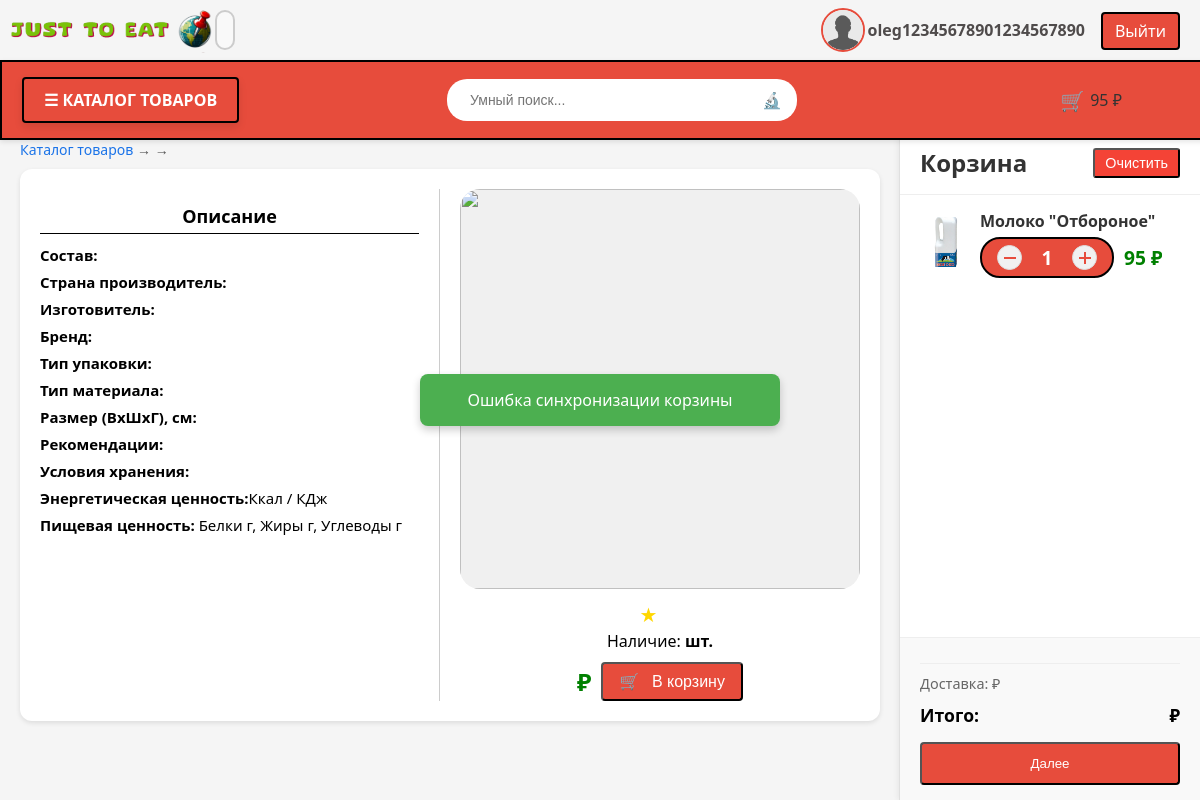
Screenshot of /products/products-list/ (signed in) with the database file from the repository.
### users/models.py (models this page shows)
class User(AbstractUser):
    image = models.ImageField(upload_to="users_images", blank=True)
    phone = models.CharField(max_length=12, default="+7", blank=True)

### products/models.py (models this page shows, shortened)
class Basket(models.Model):
    user = models.ForeignKey(User, on_delete=models.PROTECT)
    product = models.ForeignKey(Product, on_delete=models.PROTECT)
    quantity = models.PositiveIntegerField(default=1)
    created_timestamp = models.DateTimeField(auto_now_add=True)
    class Meta:
        unique_together = ('user', 'product')
    @property
    def sum(self):
        return int(self.product.price * self.quantity)

class Product(models.Model):
    name = models.CharField(max_length=256, verbose_name=('Имя'))
    image = models.ImageField(upload_to="product_media", verbose_name=('Фото продукции'))
    short_description = models.TextField(max_length=64, blank=True, verbose_name=('Краткое описание'))
    description = models.TextField(max_length=64, blank=True, verbose_name=('Описание'))
    price = models.DecimalField(max_digits=8, decimal_places=2, verbose_name=('Цена'))
    quantity = models.PositiveIntegerField(default=0, verbose_name=('Количество'))
    category = models.ForeignKey(ProductCategory, on_delete=models.PROTECT, related_name='products', verbose_name=('Категория'))
    manufacturer_country = models.CharField(max_length=24, blank=True, verbose_name=('Страна производитель'))
    manufacturer = models.CharField(max_length=24, blank=True, verbose_name=('Производитель'))
    specificity = models.TextField(max_length=512, blank=True, verbose_name=('Спецификация'))
    brand = models.TextField(max_length=24, blank=True, verbose_name=('Бренд'))
    packing_type = models.TextField(max_length=24, blank=True, verbose_name=('Тип упаковки'))
    material_type = models.TextField(max_length=24, blank=True, verbose_name=('Тип материала'))
    size = models.TextField(max_length=16, blank=True, verbose_name=('Размеры ШхВхГ'))
    composition = models.TextField(max_length=512, blank=True, verbose_name=('Состав'))
    kilocalories = models.DecimalField(max_digits=8, decimal_places=1, default=0, verbose_name=('Ккал'))
    kilojoule = models.PositiveIntegerField(default=0, verbose_name=('КДж'))
    fats = models.DecimalField(max_digits=8, decimal_places=1, default=0, verbose_name=('Жиры'))
    carbs = models.DecimalField(max_digits=5, decimal_places=1, default=0, verbose_name=('Углеводы'))
    proteins = models.DecimalField(max_digits=5, decimal_places=1, default=0, verbose_name=('Белки'))
    storage_conditions = models.TextField(max_length=64, blank=True, verbose_name=('Условия хранения'))
    recommendations = models.TextField(max_length=1024, blank=True, verbose_name=('Рекомендации'))
    average_rating = models.DecimalField(max_digits=3, decimal_places=1, default=0.0, verbose_name=('Средний рейтинг'))

### products/views.py (the view)
# urls.py: path('products-list/', products_list, name="products_list"),
def products_list(request):
    categories = ProductCategory.objects.prefetch_related('products').all()
    first_category = categories.first()
    baskets = Basket.objects.filter(user=request.user) if request.user.is_authenticated else []
    total_sum = sum(basket.sum for basket in baskets) if baskets else 0
    context = {
        "title": "Описание продукта",
        "categories": categories,
        "products": first_category.products.all() if first_category else [],
        "show_products": False,
        'baskets': baskets,
        'total_sum': total_sum,
    }
    return render(request, "products/products_list.html", context)

### products/templates/products/products_list.html (shortened to what this page needs)
    {% extends 'products/base.html' %}
    {% load static %}
    {% block css %}
    <link rel="stylesheet" href="{% static 'css/products_list.css' %}">
    <link rel="stylesheet" href="{% static 'css/index.css' %}">
    {% endblock %}
    {% block content %}
    <nav class="custom-breadcrumb">
        <a href="{% url 'index' %}" class="custom-breadcrumb-link">Каталог товаров</a> →
        →
    </nav>
    <div class="custom-product-card">
        <div class="custom-left-column">
            <div class="custom-description-title">Описание</div>
            <div class="custom-details">
                <p><strong>Состав:</strong> {{ product.composition }}</p>
                <p><strong>Страна производитель:</strong>{{ product.manufacturer_country }}</p>
                <p><strong>Изготовитель:</strong>{{ product.manufacturer }}</p>
                <p><strong>Бренд:</strong>{{ product.brand }}</p>
                <p><strong>Тип упаковки:</strong>{{ product.packing_type }}</p>
                <p><strong>Тип материала:</strong>{{ product.material_type }}</p>
                <p><strong>Размер (ВxШxГ), см:</strong>{{ product.size }}</p>
                <p><strong>Рекомендации:</strong>{{ product.recommendations }}</p>
                <p><strong>Условия хранения:</strong>{{ product.storage_conditions }}</p>
                <p><strong>Энергетическая ценность:</strong>{{ product.kilocalories }}Ккал / {{ product.kilojoule }}КДж</p>
                <p><strong>Пищевая ценность:</strong> Белки {{ product.proteins }} г, Жиры {{ product.fats }} г, Углеводы
                    {{ product.carbs }} г</p>
            </div>
        </div>
        <div class="custom-right-column">
            <div class="custom-rating">
                <span class="custom-rating-star-icon">★</span>
            </div>
            <div class="custom-stock">Наличие: <strong>{{ product.quantity }} шт.</strong></div>
            <div class="custom-price-section">
                <div class="custom-price">{{ product.price|stringformat:"d" }}₽</div>
                <button class="custom-add-to-cart add-to-cart-btn" data-product-id="{{ product.id }}">🛒
                    <span>В корзину</span></button>
            </div>
        </div>
    </div>
    <div id="cart-container">
        {% include 'products/basket.html' %}
    </div>
    {% endblock %}

### products/templates/products/base.html (shortened to what this page needs)
<!DOCTYPE html>
<html lang="en">
<head>
    <link rel="stylesheet" href="/static/css/base.css">
    {% load static %}
    {% block css %} {% endblock %}
</head>
<body>
<div class="fixed-header-wrapper">
    <div class="container">
        <header>
            <a href="{% url 'index' %}" class="logo-link">
                <img src="/static/images/logo.png" alt="Logo" class="logo">
            </a>
        </header>
        <div id="metka"></div>
        <div class="output" id="output"></div>
        {% if user.is_authenticated %}
        <li class="nav-item">
            <a class="nav-link" href="{% url 'users:profile' %}" style="display: flex; align-items: center;">
                <img width="40" height="40" src="
                    {% if user.image %}
                        {{ user.image.url }}
                    {% else %}
                        {% static '/images/фото_профиля.avif' %}
                    {% endif %}"
                     class="profile-photo-mini" id="profilePhoto">
                <span style="margin-left: 5px;">{{ user.username }}</span>
            </a>
        </li>
        {% endif %}
        <a id="loginButton" class="login-btn" href="
            {% if user.is_authenticated %}
                {% url 'users:logout' %}
            {% else %}
                {% url 'users:login' %}
            {% endif %}
            ">
            {% if user.is_authenticated %}
            Выйти
            {% else %}
            Войти
            {% endif %}
        </a>
    </div>
    <div class="header">
        <div class="catalog-container">
            <button class="catalog-btn" id="catalogBtn">☰ КАТАЛОГ ТОВАРОВ</button>
        </div>
        <div class="search-container">
            <input type="text" id="search-input" class="search-input" placeholder="Умный поиск..." autocomplete="off">
            <span class="search-icon">🔬</span>
        </div>
        <div class="cart-btn">
             <a href="{% url 'products:zakaz_end' %}" class="cart-link">
                <span class="cart-icon">🛒</span>
                <span class="cart-total" id="header-cart-total">
                    {% if baskets %}
                <span id="header-total-sum">{{ total_sum }}</span> ₽
                    {% else %}
                Корзина пуста
                    {% endif %}
                </span>
             </a>
        </div>
    </div>
</div>
<main class="content">
    {% block content %} {% endblock %}
</main>
</body>
</html>

### products/templates/products/basket.html (shortened to what this page needs)
{% if baskets %}
<div class="cart-sidebar" id="cart-container">
    <div class="cart-header">
        <h2 class="cart-title">Корзина</h2>
        <button class="clear-cart-btn">Очистить</button>
    </div>
    <div class="cart-items-container">
        {% for basket in baskets %}
        <div class="cart-item" data-basket-id="{{ basket.id }}">
            <a href="{% url 'products:product_detail' basket.product.id %}">
                <img src="/media/{{ basket.product.image }}" alt="{{ basket.product.name }}" class="item-image">
            </a>
            <div class="item-content">
                <div class="item-name" title="{{ basket.product.name }}">
                    {{ basket.product.name }}
                </div>
                <div class="item-details-row">
                    <div class="item-quantity">
                        <button class="quantity-btn decrease" data-basket-id="{{ basket.id }}"
                                data-action="decrease"></button>
                        <span class="quantity-value">{{ basket.quantity }}</span>
                        <button class="quantity-btn increase" data-basket-id="{{ basket.id }}"
                                data-action="increase"></button>
                    </div>
                    <div class="item-details">{{ basket.sum }} ₽</div>
                </div>
            </div>
        </div>
        {% endfor %}
    </div>
    <div class="cart-footer">
        <div class="cart-divider"></div>
        <div class="delivery">
            Доставка:  ₽
        </div>
        <div class="total">
            <div class="total-label">Итого:</div>
            ₽
        </div>
        <a href="{% url 'products:zakaz_end' %}">
            <button class="checkout-btn">Далее</button>
        </a>
    </div>
</div>
{% endif %}

### static/css/products_list.css (style rules this page uses)
.custom-breadcrumb { max-width: 960px; margin: 10px auto; font-size: 14px; color: #555; font-family: 'Segoe UI', sans-serif; }
.custom-breadcrumb a.custom-breadcrumb-link { text-decoration: none; color: #1a73e8; transition: color 0.2s; }
.custom-product-card { max-width: 960px; margin: 10px auto; border-radius: 12px; display: flex; padding: 20px; box-sizing: border-box; background-color: #fff; box-shadow: 0 2px 5px rgba(0,0,0,0.1); }
.custom-left-column { flex: 1; padding-right: 20px; border-right: 1px solid #ccc; }
.custom-right-column { flex: 1; padding-left: 20px; display: flex; flex-direction: column; align-items: center; }
.custom-description-title { text-align: center; font-weight: bold; margin: 10px 0; font-size: 18px; border-bottom: 1px solid #000; padding-bottom: 5px; }
.custom-details { font-size: 15px; line-height: 0.8; }
.custom-rating { font-size: 18px; margin: 2px 0; color: #333; display: flex; align-items: center; gap: 10px; }
.custom-stock { font-size: 16px; margin-bottom: 10px; }
.custom-price-section { display: flex; align-items: center; margin-top: auto; gap: 10px; }
.custom-price { color: green; font-size: 24px; font-weight: bold; }
.custom-add-to-cart { background-color: #e74c3c; color: white; padding: 10px 20px; font-size: 16px; text-decoration: none; border-radius: 8px; color: #000; cursor: pointer; display: flex; transition: background-color 0.3s; align-items: center; }
.custom-add-to-cart span { margin-left: 8px; }
.add-to-cart-btn { display: inline-block; padding: 8px 16px; background-color: #4CAF50; color: white; text-decoration: none; border-radius: 4px; transition: background-color 0.3s; }
.quantity-btn { display: inline-block; padding: 2px 8px; margin: 0 5px; background-color: #f1f1f1; color: #333; text-decoration: none; border-radius: 3px; border: 1px solid #ddd; }
.clear-cart-btn { background-color: #f44336; color: white; padding: 5px 10px; text-decoration: none; border-radius: 3px; }
.custom-rating-star-icon { color: gold; font-size: 20px; margin-right: 5px; -webkit-text-stroke: 0; }

### static/css/index.css (style rules this page uses)
body { margin: 0; padding: 0; background-color: #f5f5f5; z-index: 1000; }
.add-to-cart-btn { display: inline-block; padding: 8px 16px; background-color: #e74c3c; color: white; text-decoration: none; border-radius: 4px; cursor: pointer; transition: background-color 0.3s; }
.quantity-btn { display: inline-block; padding: 2px 8px; margin: 0 5px; background-color: #f1f1f1; color: #333; text-decoration: none; border-radius: 3px; border: 1px solid #ddd; }
.clear-cart-btn { background-color: #f44336; color: white; padding: 5px 10px; text-decoration: none; border-radius: 3px; }

### rows the page displays
User: username "oleg12345678901234567890"
Basket: product.image (picture), product.name "Молоко \"Отбороное\"", quantity "1", sum "95"

### other values shown
{{ total_sum }} "95"
